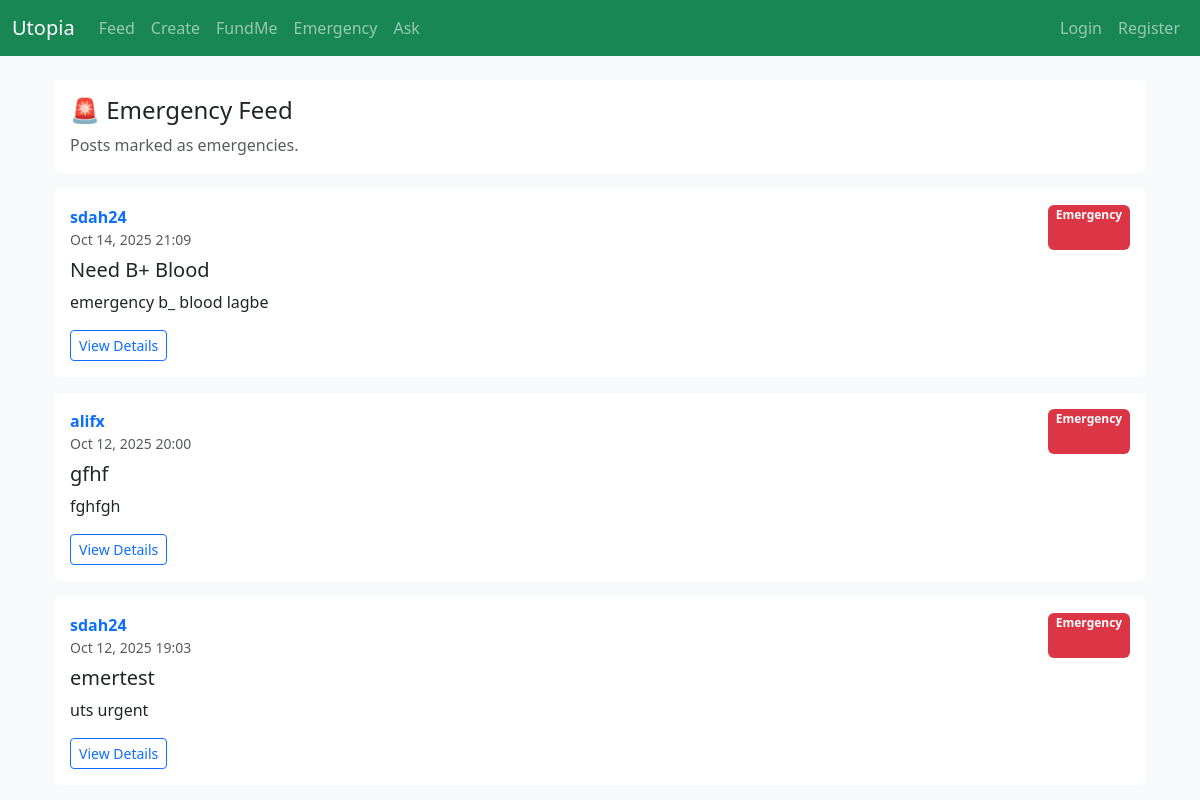
Page /posts/emergency/ on the committed database.
### posts/models.py (models this page shows, shortened)
class Post(models.Model):
    profile = models.ForeignKey("accounts.Profile", on_delete=models.CASCADE, related_name="posts")
    title = models.CharField(max_length=200, blank=True)
    content = models.TextField(blank=True)
    image = models.ImageField(upload_to="posts/", blank=True, null=True)
    is_emergency = models.BooleanField(default=False)
    created_at = models.DateTimeField(default=timezone.now)
    updated_at = models.DateTimeField(auto_now=True)
    likes_count = models.IntegerField(default=0)
    class Meta:
        ordering = ["-created_at"]

### accounts/models.py (models this page shows, shortened)
class Profile(models.Model):
    user = models.OneToOneField(User, on_delete=models.CASCADE)
    display_name = models.CharField(max_length=150, blank=True)
    bio = models.TextField(blank=True)
    profile_image = models.ImageField(upload_to='profiles/', blank=True, null=True)
    quiz_score = models.IntegerField(null=True, blank=True)    # percent or raw
    badge = models.CharField(max_length=50, choices=[("Bronze","Bronze"),("Silver","Silver"),("Gold","Gold")], default="Bronze")
    created_at = models.DateTimeField(auto_now_add=True)
    updated_at = models.DateTimeField(auto_now=True)
    profile_picture = models.ImageField(upload_to='profile_pics/', blank=True, null=True)

### posts/views.py (the view)
# urls.py: path("emergency/", views.emergency_feed, name="emergency_feed"),
def emergency_feed(request):
    posts = Post.objects.filter(is_emergency=True).select_related("profile__user")
    return render(request, "posts/emergency_feed.html", {"posts": posts})

### templates/posts/emergency_feed.html (shortened to what this page needs)
{% extends "base.html" %}
{% block content %}
<div class="container mt-4">
  <div class="card mb-3">
    <div class="card-body">
      <h4>🚨 Emergency Feed</h4>
      <p class="text-muted mb-0">Posts marked as emergencies.</p>
    </div>
  </div>
  {% for post in posts %}
  <div class="card mb-3">
    <div class="card-body">
      <div class="d-flex justify-content-between">
        <div>
          <a href="{% url 'posts:profile_posts' post.profile.id %}" class="fw-bold text-decoration-none">
            {{ post.profile.user.username }}
          </a>
          <small class="text-muted d-block">{{ post.created_at|date:"M d, Y H:i" }}</small>
        </div>
        <span class="badge bg-danger">Emergency</span>
      </div>
      {% if post.title %}<h5 class="mt-2">{{ post.title }}</h5>{% endif %}
      <p>{{ post.content|truncatewords:30 }}</p>
      <a href="{% url 'posts:detail' post.id %}" class="btn btn-outline-primary btn-sm">View Details</a>
    </div>
  </div>
  {% empty %}
  <div class="alert alert-secondary">No emergency posts found.</div>
  {% endfor %}
</div>
{% endblock %}

### templates/base.html (style rules this page uses)
body { background-color: #f8f9fa; }
.card { border: none; }

### rows in the picture
Post: profile.user.username "sdah24", created_at "Oct 14, 2025 21:09", title "Need B+ Blood", content "emergency b_ blood lagbe"
Post: profile.user.username "alifx", created_at "Oct 12, 2025 20:00", title "gfhf", content "fghfgh"
Post: profile.user.username "sdah24", created_at "Oct 12, 2025 19:03", title "emertest", content "uts urgent"
